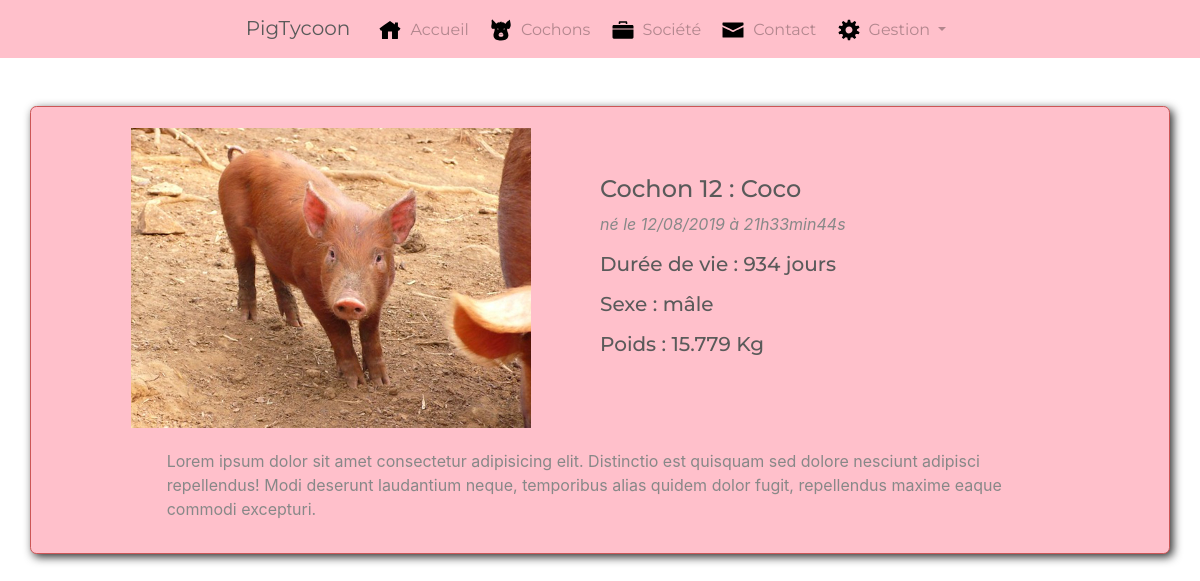
/index.php?action=pig&id=12, run on the app's committed database.
### tables this page shows
CREATE TABLE IF NOT EXISTS `pig` (
  `id_pig` int(11) NOT NULL AUTO_INCREMENT,
  `name_pig` varchar(100) NOT NULL,
  `sex_pig` tinyint(4) NOT NULL,
  `weight_pig` decimal(7,3) NOT NULL,
  `mother_pig` int(11) DEFAULT NULL,
  `father_pig` int(11) DEFAULT NULL,
  `birthdate_pig` datetime DEFAULT NULL,
  `deathdate_pig` datetime DEFAULT NULL,
  `state_pig` tinyint(4) NOT NULL DEFAULT '1',
  `thumbnail_pig` int(11) NOT NULL,
  `updated_at_pig` datetime DEFAULT NULL,
  PRIMARY KEY (`id_pig`)
);

CREATE TABLE IF NOT EXISTS `photo` (
  `id_photo` int(11) NOT NULL AUTO_INCREMENT,
  `name_photo` varchar(30) NOT NULL,
  `whichpig_photo` int(11) NOT NULL,
  PRIMARY KEY (`id_photo`)
);

CREATE TABLE IF NOT EXISTS `sex` (
  `id_sex` int(11) NOT NULL,
  `type_sex` varchar(100) NOT NULL,
  PRIMARY KEY (`id_sex`)
);

### controllers/frontoffice.php (called while the page is built, shortened)
<?php
require_once('models/PigManager.php');
function pig()
{
    $pigManager = new PigManager;
    $pig = $pigManager->getPig($_GET['id']);
    require('views/frontoffice/pig.php');
}

### models/PigManager.php (called while the page is built, shortened)
<?php
class PigManager extends Manager
{
    function getPig($pigId)
    {
        $db = $this->dbConnect();
        $req = $db->prepare('SELECT
                             id_pig, name_pig, sex_pig, type_sex,
                             weight_pig, mother_pig, father_pig,
                             DATE_FORMAT(birthdate_pig, \'%d/%m/%Y à %Hh%imin%ss\') AS birthdate_pig,
                             (DATEDIFF(deathdate_pig, NOW())) AS deathtime_pig,
                             state_pig, name_photo
                             FROM pig
                             LEFT JOIN photo
                             ON photo.id_photo = pig.thumbnail_pig
                             LEFT JOIN sex
                             ON pig.sex_pig = sex.id_sex
                             WHERE id_pig = ?');
        $req->execute(array($pigId));
        $pig = $req->fetch();
        return $pig;
    }
}

### views/frontoffice/pig.php (the view, shortened to what this page needs)
<div class="container newpig bg-primary">
    <div class="row">
        <div class="col-6 align-self-center text-center">
            <div class="row justify-content-center">
                <a class="gallery" href="./public/images/photos/<?= $pig['name_photo'] ?>">
                    <img src="./public/images/photos/<?= $pig['name_photo'] ?>" alt="" width="400px" class="img-fluid">
                </a>
            </div>
        </div>
        <div class="col-6 align-self-center">
            <div class="row">
                <h4>
                    Cochon <?= $pig['id_pig'] ?> : <?= htmlspecialchars($pig['name_pig']) ?>
                </h4>
            </div>
            <div class="row">
                <p><em>né le <?= $pig['birthdate_pig'] ?></em></p>
            </div>
            <div class="row">
                <h5>
                    <p>Durée de vie : <?php echo ($pig['deathtime_pig']) . " jours" ?></p>
                    <p>Sexe : <?php echo ($pig['type_sex']) ?></p>
                    <p>Poids : <?php echo ($pig['weight_pig']) ?> Kg</p>
                </h5>
            </div>
        </div>
    </div>
    <div class="row justify-content-center">
        <div class="col-10 align-self-center">
            <p> Lorem ipsum dolor sit amet consectetur adipisicing elit. Distinctio est quisquam sed dolore nesciunt adipisci repellendus! Modi deserunt laudantium neque,
                temporibus alias quidem dolor fugit, repellendus maxime eaque commodi excepturi.</p>
        </div>
    </div>
</div>
<?php require('template.php'); ?>

### public/css/style.css (style rules this page uses)
.bg-primary { background-color: pink !important; }
body { margin-bottom: 100px; background-image: url("../images/others/bg4.jpg") !important; background-size: cover; background-attachment: fixed; }
.newpig { border: 0.1rem solid rgb(204, 86, 86); border-radius: 0.4rem; margin-top: 3rem; box-shadow: 3px 3px 10px rgb(44, 44, 44); }
.newpig > * { margin: 1rem; }
.newpig img { margin: 0.3rem; }

### data on the page
pig: photo.name_photo (picture), id_pig "12", name_pig "Coco", sex.type_sex "mâle", weight_pig "15.779"

### other printed values
$pig['birthdate_pig'] "12/08/2019 à 21h33min44s"
$pig['deathtime_pig'] "934"
